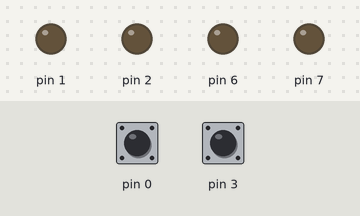
Bench run of a sketch on a simulated Arduino Uno, built for the host (arithmetic inside an expression is 32-bit, double 64-bit). Shown: output pins drawn as LEDs (lit = HIGH). The inputs (shaded band) are chosen by the test bench; at power-on: pin 3 HIGH, pin 0 HIGH. The ROS host is connected and sends only what is stated.

Above: at 1.2 s.
1.3 s: pin 3 pulled LOW for 0.15 s
Timing chart, 0 to 4.3 s (numbered marks = the images above; inputs shaded):
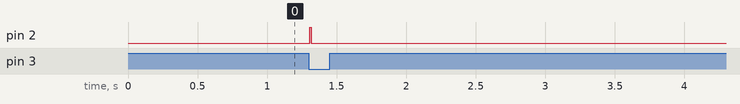

Measured:
- after the input at 1.3 s, pin 2: LOW → HIGH at once, → LOW 0.01 s later

The sketch:

ros-arduino-diff-control.ino
```cpp
#include "Motor.h"
#include <ros.h>
#include <geometry_msgs/Twist.h>
#include<PID_v1.h>
#include <geometry_msgs/Vector3Stamped.h>
#include <ros/time.h>

//************************
//Değiştirilecek bölüm
const float pulsesperturn = 20.0;
const float wheel_diameter = 0.66, wheel_separation = 0.8; //In meters//const float wheel_diameter = 0.066, wheel_separation = 0.08; //In meters
Motor right(PA6,PA7,PB0); //Pin forward, pin backward, pin encoder
Motor left(PA1,PA2,PA3);  //Pin forward, pin backward, pin encoder
//********************


const float distancePerPulse = (PI * wheel_diameter) / pulsesperturn;

ros::NodeHandle  nh;

#define LOOPTIME 10

unsigned int left_pulses = 0, right_pulses = 0;

double left_kp = 3.8, left_ki = 0.0, left_kd = 0.0;             // modify for optimal performance
double right_kp = 0.0, right_ki = 0.0, right_kd = 0.0;

double right_input = 0.0, right_output = 0.0, right_setpoint = 0.0;
PID rightPID(&right_input, &right_output, &right_setpoint, right_kp, right_ki, right_kd, DIRECT);

double left_input = 0.0, left_output = 0.0, left_setpoint = 0.0;
PID leftPID(&left_input, &left_output, &left_setpoint, left_kp, left_ki, left_kd, DIRECT);

float demandx=0.0;
float demandz=0.0;

double demand_speed_left;
double demand_speed_right;


unsigned long currentMillis;
unsigned long prevMillis;

float leftdiff;
float rightdiff;

float encoder0Error;
float encoder1Error;

float left_pulses_prev;
float right_pulses_prev;

void cmd_vel_cb( const geometry_msgs::Twist& twist){
  demandx = twist.linear.x;
  demandz = twist.angular.z;
}

ros::Subscriber<geometry_msgs::Twist> sub("cmd_vel", cmd_vel_cb );
geometry_msgs::Vector3Stamped speed_msg;                                //create a "speed_msg" ROS message
ros::Publisher speed_pub("speed", &speed_msg);                          //create a publisher to ROS topic "speed" using the "speed_msg" type

double speed_act_left = 0.0;                    //Actual speed for left wheel in m/s
double speed_act_right = 0.0;                    //Command speed for left wheel in m/s

void setup() {
  nh.initNode();
  nh.subscribe(sub);
  nh.advertise(speed_pub);                  //prepare to publish speed in ROS topic
//  Serial.begin(115200);

  rightPID.SetMode(AUTOMATIC);
  rightPID.SetSampleTime(1);
  rightPID.SetOutputLimits(-100, 100);

  leftPID.SetMode(AUTOMATIC);
  leftPID.SetSampleTime(1);
  leftPID.SetOutputLimits(-100, 100);

  attachInterrupt(digitalPinToInterrupt(left.encoder), change_left, FALLING);
  attachInterrupt(digitalPinToInterrupt(right.encoder), change_right, FALLING);
}

void loop() {
  currentMillis = millis();
  if (currentMillis - prevMillis >= LOOPTIME){

    prevMillis = currentMillis;

    demand_speed_left = demandx - (demandz*wheel_separation);
    demand_speed_right = demandx + (demandz*wheel_separation);

    leftdiff = left_pulses - left_pulses_prev;
    rightdiff = right_pulses - right_pulses_prev;

    speed_act_left = leftdiff/distancePerPulse;
    speed_act_right = rightdiff/distancePerPulse;

    encoder0Error = (demand_speed_left*distancePerPulse)-leftdiff;
    encoder1Error = (demand_speed_right*distancePerPulse)-rightdiff;

    left_pulses_prev = left_pulses;
    right_pulses_prev = right_pulses;

    left_setpoint = demand_speed_left*distancePerPulse;
    right_setpoint = demand_speed_right*distancePerPulse;

    left_input = leftdiff;
    right_input = rightdiff;

    leftPID.Compute();
    left.rotate(left_output);
    rightPID.Compute();
    right.rotate(right_output);
  }
  publishSpeed(LOOPTIME);
  nh.spinOnce();
}


//Publish function for odometry, uses a vector type message to send the data (message type is not meant for that but that's easier than creating a specific message type)
void publishSpeed(double time) {
  speed_msg.header.stamp = nh.now();      //timestamp for odometry data
  speed_msg.vector.x = speed_act_left;    //left wheel speed (in m/s)
  speed_msg.vector.y = speed_act_right;   //right wheel speed (in m/s)
  speed_msg.vector.z = time/1000;         //looptime, should be the same as specified in LOOPTIME (in s)
  speed_pub.publish(&speed_msg);
}


// ************** encoders interrupts **************

void change_left(){
  if (left.wheelDirection > 0){
    left_pulses++;
  }
  else{
    left_pulses--;
  }


}

void change_right(){
  if (right.wheelDirection > 0) {
    right_pulses++;
  }
  else{
    right_pulses--;
  }
}
```

Motor.cpp
```cpp
#include "Arduino.h"
#include "Motor.h"

static inline int8_t sgn(int val) {
  if (val < 0) return -1;
  if (val == 0) return 0;
  return 1;
}

Motor::Motor(int plus, int minus, int encoder) {
  pinMode(plus,OUTPUT);
  pinMode(minus,OUTPUT);
  pinMode(encoder,INPUT_PULLUP);
  Motor::plus = plus;
  Motor::minus = minus;
  Motor::encoder = encoder;
}

void Motor::rotate(int value) {
  this->wheelDirection = sgn(value);
  if(value>0){
    int out = map(value, 0, 100, 0, 255);//pow(2,13)-1);
    analogWrite(plus,out);
    analogWrite(minus,0);
  }
  else{
    int out = map(value, 0, -100, 0, 255);//pow(2,13)-1);
    analogWrite(plus,0);
    analogWrite(minus,out);
  }
}
```

Motor.h
```cpp
#ifndef Motor_h
#define Motor_h

#include "Arduino.h"

class Motor {
  public:
    //Constructor - Plus and Minus are the Motor output / encoder the encoder inputs
    Motor(int plus, int minus, int encoder);
    //Spin the motor with a percentage value
    void rotate(int value);
    //Motor Outputs - plus is one direction and minus is the other
    int plus;
    int minus;
    //Encoder Inputs
    int encoder;
    int wheelDirection;
};

#endif
```
